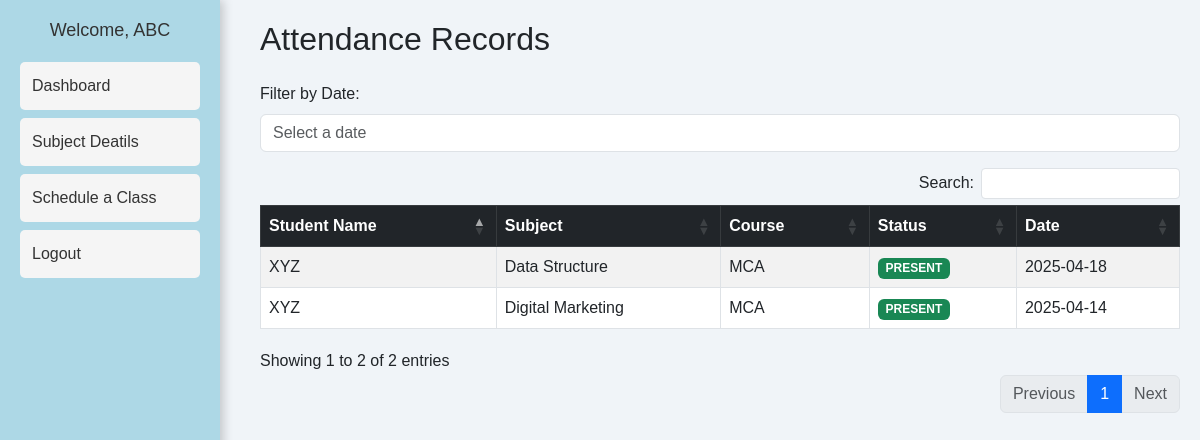
Screenshot of /dashboard/view_attendance.php (signed in) with the database file from the repository.
### tables this page shows
CREATE TABLE `attendance` (
  `id` int(11) NOT NULL,
  `student_id` int(11) NOT NULL,
  `subject_id` int(11) NOT NULL,
  `attendance_date` date NOT NULL,
  `status` enum('present','absent','late') NOT NULL
);

CREATE TABLE `users` (
  `id` int(11) NOT NULL,
  `name` varchar(255) NOT NULL,
  `email` varchar(255) NOT NULL,
  `password` varchar(255) NOT NULL,
  `role` enum('admin','teacher','student') NOT NULL,
  `course_id` int(11) DEFAULT NULL
);

CREATE TABLE `subjects` (
  `id` int(11) NOT NULL,
  `subject_name` varchar(255) NOT NULL,
  `teacher_id` int(11) NOT NULL,
  `course_id` int(11) NOT NULL
);

CREATE TABLE `courses` (
  `id` int(11) NOT NULL,
  `course_name` varchar(255) NOT NULL
);

### dashboard/view_attendance.php (the view, shortened to what this page needs)
<?php
include '../db/db_connect.php';
$user_id = $_SESSION['id'];
$role = $_SESSION['role'];
$user_name = $_SESSION['name'];
if ($role === 'teacher') {
    $query = "SELECT a.id, u.name AS student_name, sub.subject_name, c.course_name, a.status, a.attendance_date
              FROM attendance a
              JOIN users u ON a.student_id = u.id
              JOIN subjects sub ON a.subject_id = sub.id
              JOIN courses c ON sub.course_id = c.id
              WHERE sub.teacher_id = ?
              ORDER BY a.attendance_date DESC";
} else if ($role === 'student') {
    $query = "SELECT a.id, sub.subject_name, c.course_name, a.status, a.attendance_date
              FROM attendance a
              JOIN subjects sub ON a.subject_id = sub.id
              JOIN courses c ON sub.course_id = c.id
              WHERE a.student_id = ?
              ORDER BY a.attendance_date DESC";
} else {
    echo "Unauthorized access!";
    exit();
}
$stmt = $conn->prepare($query);
$stmt->bind_param("i", $user_id);
$stmt->execute();
$result = $stmt->get_result();
$attendance_records = $result->fetch_all(MYSQLI_ASSOC);
?>
<!DOCTYPE html>
<html lang="en">
<head>
    <link rel="stylesheet" href="https://cdn.jsdelivr.net/npm/bootstrap@5.3.0/dist/css/bootstrap.min.css">
    <link rel="stylesheet" href="https://cdn.datatables.net/1.13.6/css/dataTables.bootstrap5.min.css">
    <link rel="stylesheet" href="https://cdn.datatables.net/buttons/2.4.1/css/buttons.bootstrap5.min.css">
    <link rel="stylesheet" href="https://code.jquery.com/ui/1.13.2/themes/base/jquery-ui.css">
    <link rel="stylesheet" href="../style/styles.css">
</head>
<body>
<div class="sidebar">
    <h2>Welcome, <?php echo htmlspecialchars($user_name); ?></h2>
    <?php if ($role === 'student'): ?>
        <a href="../dashboard/student_dashboard.php">Dashboard</a>
        <a href="../dashboard/student_subject.php">Subject Notes</a>
        <a href="../dashboard/student_subject.php">Upload Assignment</a>
        <a href="../auth/logout.php">Logout</a>
    <?php elseif ($role === 'teacher'): ?>
        <a href="../dashboard/teacher_dashboard.php">Dashboard</a>
        <a href="../dashboard/teachers_subject.php">Subject Deatils</a>
        <a href="../dashboard/shedule_class.php">Schedule a Class</a>
        <a href="../auth/logout.php">Logout</a>
    <?php endif; ?>
</div>
<div class="content">
    <h2 class="mb-4">Attendance Records</h2>
    <div class="mb-3">
        <label for="dateFilter" class="form-label">Filter by Date:</label>
        <input type="text" id="dateFilter" class="form-control" placeholder="Select a date">
    </div>
    <div class="table-responsive">
        <table id="attendanceTable" class="table table-bordered table-striped">
            <thead class="table-dark">
                <tr>
                    <?php if ($role === 'teacher') echo "<th>Student Name</th>"; ?>
                    <th>Subject</th>
                    <th>Course</th>
                    <th>Status</th>
                    <th>Date</th>
                </tr>
            </thead>
            <tbody>
                <?php foreach ($attendance_records as $record): ?>
                    <tr>
                        <?php if ($role === 'teacher') echo "<td>" . htmlspecialchars($record['student_name']) . "</td>"; ?>
                        <td><?php echo htmlspecialchars($record['subject_name']); ?></td>
                        <td><?php echo htmlspecialchars($record['course_name']); ?></td>
                        <td>
                            <?php
                            $status = htmlspecialchars($record['status']);
                            $badgeClass = match($status) {
                                'present' => 'success',
                                'absent' => 'danger',
                                'late' => 'warning',
                                default => 'secondary'
                            };
                            echo "<span class='badge bg-$badgeClass text-uppercase'>$status</span>";
                            ?>
                        </td>
                        <td><?php echo htmlspecialchars($record['attendance_date']); ?></td>
                    </tr>
                <?php endforeach; ?>
            </tbody>
        </table>
    </div>
</div>
</body>
</html>

### style/styles.css (style rules this page uses)
body { font-family: Arial, sans-serif; margin: 0; padding: 0; background-color: #f0f4f8; }
.sidebar { width: 220px; height: 100vh; background: lightblue; padding: 20px; position: fixed; left: 0; top: 0; box-shadow: 3px 0 10px rgba(0, 0, 0, 0.2); }
.sidebar h2 { font-size: 18px; text-align: center; color: #333; margin-bottom: 20px; }
.sidebar a { display: block; padding: 12px; color: #333; text-decoration: none; border-radius: 5px; margin-top: 8px; background: whitesmoke; transition: background 0.3s ease-in-out; }
.content { margin-left: 240px; padding: 20px; }

### rows the page displays
attendance: student.name "XYZ", subject.subject_name "Data Structure", courses.course_name "MCA", status "PRESENT", attendance_date "2025-04-18"
attendance: student.name "XYZ", subject.subject_name "Digital Marketing", courses.course_name "MCA", status "PRESENT", attendance_date "2025-04-14"

### other values shown
$user_name "ABC"
